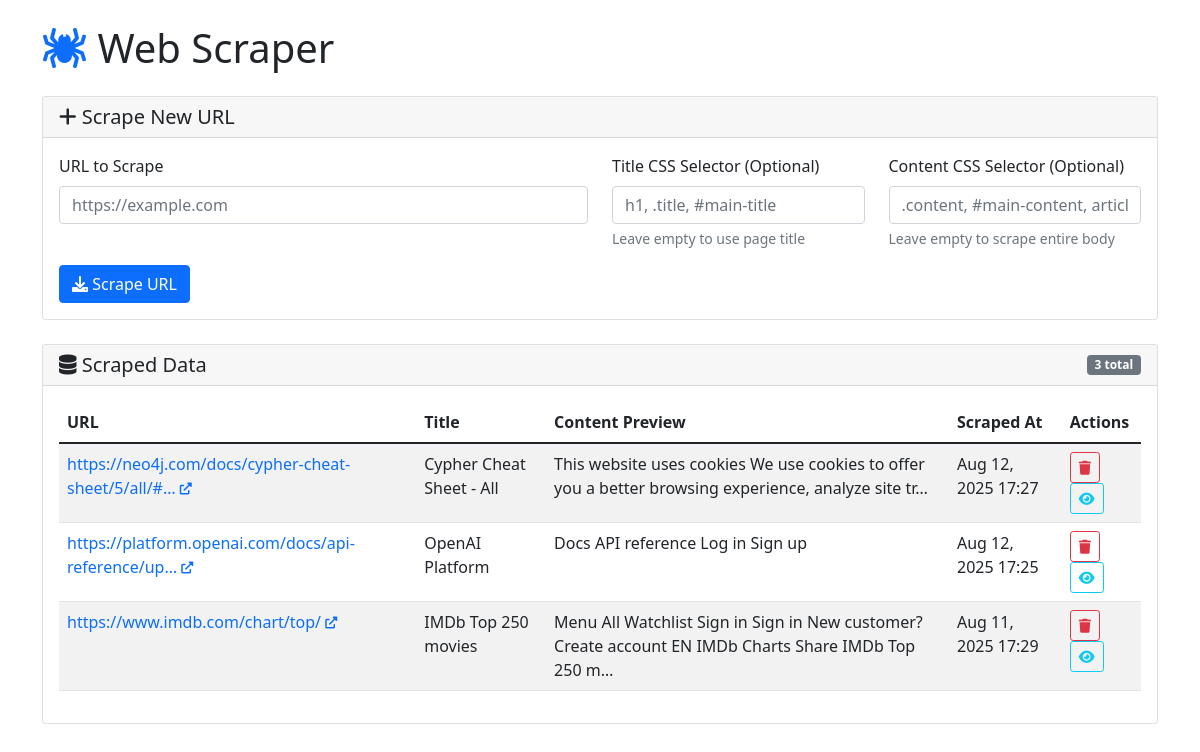
The page / on the database its author committed.
### scraper/models.py (models this page shows, shortened)
class ScrapedData(models.Model):
    url = models.URLField()
    title = models.CharField(max_length=255, blank=True)
    content = models.TextField(blank=True)
    scraped_at = models.DateTimeField(auto_now_add=True)
    class Meta:
        ordering = ['-scraped_at']

### scraper/views.py (the view)
# urls.py: path('', views.index, name='index'),
def index(request):
    scraped_data = ScrapedData.objects.all()
    paginator = Paginator(scraped_data, 10)  # Show 10 items per page
    page_number = request.GET.get('page')
    page_obj = paginator.get_page(page_number)
    form = ScrapeForm()
    context = {
        'page_obj': page_obj,
        'form': form,
    }
    return render(request, 'scraper/index.html', context)

### scraper/forms.py
class ScrapeForm(forms.Form):
    url = forms.URLField(
        label='URL to Scrape',
        widget=forms.URLInput(attrs={
            'class': 'form-control',
            'placeholder': 'https://example.com',
            'required': True
        })
    )
    title_selector = forms.CharField(
        label='Title CSS Selector (Optional)',
        required=False,
        widget=forms.TextInput(attrs={
            'class': 'form-control',
            'placeholder': 'h1, .title, #main-title',
            'help_text': 'Leave empty to use page title'
        })
    )
    content_selector = forms.CharField(
        label='Content CSS Selector (Optional)',
        required=False,
        widget=forms.TextInput(attrs={
            'class': 'form-control',
            'placeholder': '.content, #main-content, article',
            'help_text': 'Leave empty to scrape entire body'
        })
    )

### scraper/templates/scraper/index.html (shortened to what this page needs)
<!DOCTYPE html>
<html lang="en">
<head>
    <link href="https://cdn.jsdelivr.net/npm/bootstrap@5.1.3/dist/css/bootstrap.min.css" rel="stylesheet">
    <link href="https://cdnjs.cloudflare.com/ajax/libs/font-awesome/6.0.0/css/all.min.css" rel="stylesheet">
</head>
<body>
    <div class="container mt-4">
        <h1 class="mb-4">
            <i class="fas fa-spider text-primary"></i>
            Web Scraper
        </h1>
        <div class="card mb-4">
            <div class="card-header">
                <h5 class="mb-0"><i class="fas fa-plus"></i> Scrape New URL</h5>
            </div>
            <div class="card-body">
                <form method="post" action="{% url 'scraper:scrape_url' %}" id="scrapeForm">
                    <div class="row">
                        <div class="col-md-6 mb-3">
                            <label for="{{ form.url.id_for_label }}" class="form-label">{{ form.url.label }}</label>
                            {{ form.url }}
                        </div>
                        <div class="col-md-3 mb-3">
                            <label for="{{ form.title_selector.id_for_label }}" class="form-label">{{ form.title_selector.label }}</label>
                            {{ form.title_selector }}
                            <div class="form-text">Leave empty to use page title</div>
                        </div>
                        <div class="col-md-3 mb-3">
                            <label for="{{ form.content_selector.id_for_label }}" class="form-label">{{ form.content_selector.label }}</label>
                            {{ form.content_selector }}
                            <div class="form-text">Leave empty to scrape entire body</div>
                        </div>
                    </div>
                    <button type="submit" class="btn btn-primary" id="scrapeBtn">
                        <i class="fas fa-download"></i> Scrape URL
                    </button>
                </form>
            </div>
        </div>
        <div class="card">
            <div class="card-header d-flex justify-content-between align-items-center">
                <h5 class="mb-0"><i class="fas fa-database"></i> Scraped Data</h5>
                <span class="badge bg-secondary">{{ page_obj.paginator.count }} total</span>
            </div>
            <div class="card-body">
                {% if page_obj.object_list %}
                    <div class="table-responsive">
                        <table class="table table-striped">
                            <thead>
                                <tr>
                                    <th>URL</th>
                                    <th>Title</th>
                                    <th>Content Preview</th>
                                    <th>Scraped At</th>
                                    <th>Actions</th>
                                </tr>
                            </thead>
                            <tbody>
                                {% for item in page_obj.object_list %}
                                    <tr id="row-{{ item.id }}">
                                        <td>
                                            <a href="{{ item.url }}" target="_blank" class="text-decoration-none">
                                                {{ item.url|truncatechars:50 }}
                                                <i class="fas fa-external-link-alt fa-xs"></i>
                                            </a>
                                        </td>
                                        <td>{{ item.title|truncatechars:30|default:"No Title" }}</td>
                                        <td>{{ item.content|truncatechars:100|default:"No Content" }}</td>
                                        <td>{{ item.scraped_at|date:"M d, Y H:i" }}</td>
                                        <td>
                                            <button class="btn btn-sm btn-outline-danger delete-btn"
                                                    data-id="{{ item.id }}"
                                                    data-url="{% url 'scraper:delete_scraped_data' item.id %}">
                                                <i class="fas fa-trash"></i>
                                            </button>
                                            <button class="btn btn-sm btn-outline-info view-content-btn"
                                                    data-content="{{ item.content|escape }}">
                                                <i class="fas fa-eye"></i>
                                            </button>
                                        </td>
                                    </tr>
                                {% endfor %}
                            </tbody>
                        </table>
                    </div>
                {% else %}
                    <div class="text-center text-muted py-5">
                        <i class="fas fa-inbox fa-3x mb-3"></i>
                        <h5>No scraped data yet</h5>
                        <p>Use the form above to scrape your first URL!</p>
                    </div>
                {% endif %}
            </div>
        </div>
    </div>
</body>
</html>

### rows shown on the page
ScrapedData: url "https://neo4j.com/docs/cypher-cheat-sheet/5/all/#…", title "Cypher Cheat Sheet - All", content "This website uses cookies We use cookies to offer you a better browsing experience, analyze site tr…", scraped_at "Aug 12, 2025 17:27"
ScrapedData: url "https://platform.openai.com/docs/api-reference/up…", title "OpenAI Platform", content "Docs API reference Log in Sign up", scraped_at "Aug 12, 2025 17:25"
ScrapedData: url "https://www.imdb.com/chart/top/", title "IMDb Top 250 movies", content "Menu All Watchlist Sign in Sign in New customer? Create account EN IMDb Charts Share IMDb Top 250 m…", scraped_at "Aug 11, 2025 17:29"

### other values the page prints
{{ page_obj.paginator.count }} "3"
